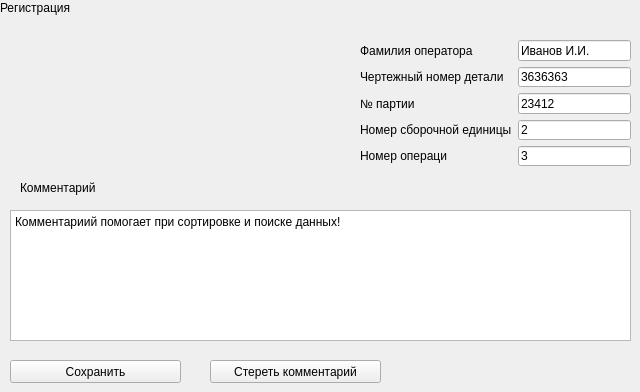
   <widget class="QWidget" name="page">
    <widget class="QLabel" name="label_17">
     <property name="geometry">
      <rect>
       <x>0</x>
       <y>0</y>
       <width>181</width>
       <height>16</height>
      </rect>
     </property>
     <property name="text">
      <string>Регистрация</string>
     </property>
    </widget>
    <widget class="QPushButton" name="pushButtonComment">
     <property name="geometry">
      <rect>
       <x>210</x>
       <y>360</y>
       <width>171</width>
       <height>23</height>
      </rect>
     </property>
     <property name="text">
      <string>Стереть комментарий</string>
     </property>
    </widget>
    <widget class="QPlainTextEdit" name="plainTextEditComment">
     <property name="geometry">
      <rect>
       <x>10</x>
       <y>210</y>
       <width>621</width>
       <height>131</height>
      </rect>
     </property>
     <property name="tabChangesFocus">
      <bool>false</bool>
     </property>
     <property name="documentTitle">
      <string/>
     </property>
     <property name="plainText">
      <string>Комментариий помогает при сортировке и поиске данных!</string>
     </property>
    </widget>
    <widget class="QLabel" name="label_10">
     <property name="geometry">
      <rect>
       <x>20</x>
       <y>180</y>
       <width>241</width>
       <height>16</height>
      </rect>
     </property>
     <property name="text">
      <string>Комментарий</string>
     </property>
    </widget>
    <widget class="QWidget" name="gridLayoutWidget_7">
     <property name="geometry">
      <rect>
       <x>360</x>
       <y>40</y>
       <width>271</width>
       <height>126</height>
      </rect>
     </property>
     <layout class="QGridLayout" name="gridLayout_7">
      <item row="2" column="0">
       <widget class="QLabel" name="label_13">
        <property name="text">
         <string>№ партии</string>
        </property>
       </widget>
      </item>
      <item row="3" column="0">
       <widget class="QLabel" name="label_14">
        <property name="text">
         <string>Номер сборочной единицы</string>
        </property>
       </widget>
      </item>
      <item row="1" column="0">
       <widget class="QLabel" name="label_12">
        <property name="text">
         <string>Чертежный номер детали</string>
        </property>
       </widget>
      </item>
      <item row="0" column="0">
       <widget class="QLabel" name="label_11">
        <property name="text">
         <string>Фамилия оператора</string>
        </property>
       </widget>
      </item>
      <item row="4" column="0">
       <widget class="QLabel" name="label_25">
        <property name="text">
         <string>Номер операци</string>
        </property>
       </widget>
      </item>
      <item row="0" column="1">
       <widget class="QLineEdit" name="lineEditName">
        <property name="text">
         <string>Иванов И.И.</string>
        </property>
       </widget>
      </item>
      <item row="1" column="1">
       <widget class="QLineEdit" name="lineEditNumberDet">
        <property name="text">
         <string>3636363</string>
        </property>
       </widget>
      </item>
      <item row="2" column="1">
       <widget class="QLineEdit" name="lineEditNumberPart">
        <property name="text">
         <string>23412</string>
        </property>
       </widget>
      </item>
      <item row="3" column="1">
       <widget class="QLineEdit" name="lineEditNumberSbor">
        <property name="text">
         <string>2</string>
        </property>
       </widget>
      </item>
      <item row="4" column="1">
       <widget class="QLineEdit" name="lineEditNumberOp">
        <property name="text">
         <string>3</string>
        </property>
       </widget>
      </item>
     </layout>
    </widget>
    <widget class="QPushButton" name="pushButtonWriteComment">
     <property name="geometry">
      <rect>
       <x>10</x>
       <y>360</y>
       <width>171</width>
       <height>23</height>
      </rect>
     </property>
     <property name="text">
      <string>Сохранить</string>
     </property>
    </widget>
   </widget>
